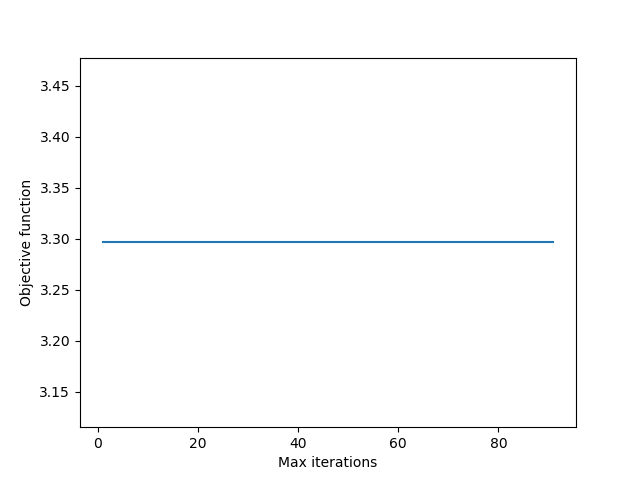

This figure's Python source:
import numpy as np
import scipy.sparse as sparse
from sklearn.cluster import KMeans
from sklearn.preprocessing import scale, normalize
import pandas as pd
import networkx as nx
import collections
from kmeans import k_means
import matplotlib.pyplot as plt

path      = 'graphs/'
file      = ['ca-GrQc.txt']
k         = 2

edgelist  = pd.read_csv(path + file[0], delimiter=' ', skiprows=1, header=None)
G         = nx.from_pandas_edgelist(edgelist, source=0, target=1, create_using=nx.Graph())
adj_matr  = nx.to_pandas_adjacency(G, dtype=np.float64)
laplacian = sparse.csgraph.laplacian(adj_matr.values, normed=True)

eigenvalues, eigenvectors = np.linalg.eig(laplacian)
eigenvectors = normalize(eigenvectors.astype(np.float64))

kmeans = KMeans(n_clusters=k).fit(eigenvectors)
init_centers = kmeans.cluster_centers_ 


phis = np.zeros(10)
j = 0
for iterations in range(1, 100, 10):
        kmeans = KMeans(n_clusters=k, max_iter=iterations, n_init=1, init=init_centers).fit(eigenvectors)

        cut_edges = 0
        for i in range(edgelist.shape[0]):
                if (kmeans.labels_[edgelist[0][i]] != kmeans.labels_[edgelist[1][i]]):
                        cut_edges += 1

        counter = collections.Counter(kmeans.labels_)
        smallest = 100000
        for key, value in counter.items():
                if (value < smallest):
                        smallest = value
        phis[j] = cut_edges / smallest
        j += 1

print(phis)

plt.plot([1,11,21,31,41,51,61,71,81,91], phis,  markerfacecolor='None')
plt.xlabel('Max iterations')
plt.ylabel('Objective function')
plt.show()
